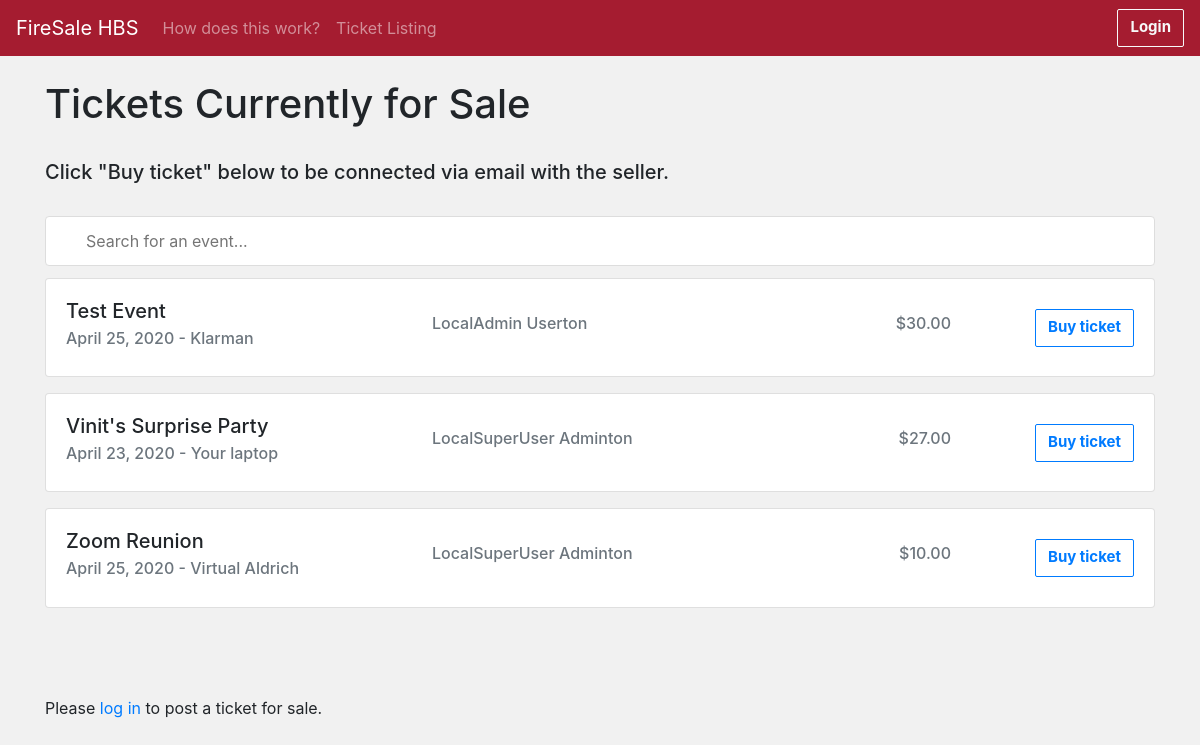
Screenshot of /add_stock.html with the database file from the repository.
### quotes/models.py (models this page shows)
class Stock(models.Model):
    ticker = models.TextField()
    tickerlong = models.TextField(default="default")
    date = models.DateField(default=date.today)
    location = models.TextField(default="default")
    price = models.DecimalField(decimal_places=2,max_digits=10,default=0.00)
    user_whole_name = models.TextField(default="default")
    seller_email = models.EmailField(default="default@default.com")
    def __str__(self):
        return self.tickerlong

### quotes/views.py (the view)
# urls.py: path('add_stock.html', views.add_stock, name="add_stock"),
def add_stock(request):
    if request.method == 'POST':
        form = StockForm(request.POST or None)
        if form.is_valid():
            form.save()
            messages.info(request, ("Your ticket has been listed!"))
            return redirect('add_stock')
    else:
        form = "noform"
    ticker = Stock.objects.all()
    return render(request, 'add_stock.html', {'ticker': ticker, 'form': form})

### quotes/templates/add_stock.html (shortened to what this page needs)
{% extends 'base.html' %}
{% block content %}
<h1>Tickets Currently for Sale</h1>
<h5>Click "Buy ticket" below to be connected via email with the seller.</h5>
<input type="text" id="searchTicketInput" onkeyup="searchTicket()" placeholder="Search for an event..." title="Type in the name of an event">
        {% for item in ticker %}
          <div class="card mb-3">
            <div class="card-body">
              <div class="row">
                <div class="col-sm-4">
                  <h5 class="card-title">{{item}}</h5>
                  <h6 class="card-subtitle mb-2 text-muted">{{item.date}} - {{item.location}}</h6>
                </div>
                <div class="col-sm-4 my-auto">
                  <h6 class="text-muted">{{item.user_whole_name}}</h6>
                </div>
                <div class="col-sm-2 my-auto d-flex justify-content-end">
                  <h6 class="text-muted">${{item.price}}</h6>
                </div>
                <div class="col-sm-2 my-auto d-flex justify-content-end">
                  {% if user.is_authenticated %}
                  <a href="{% url 'delete' item.id %}" class="btn btn-outline-primary">Buy ticket</a>
                  {% else %}
                  <a href="{% url 'login' %}" class="btn btn-outline-primary">Buy ticket</a>
                  {% endif %}
                </div>
                </div>
            </div>
          </div>
        {% endfor %}
{% if user.is_authenticated %}
  {% for field in form %}
  {% for error in field.errors %}
    <p style="color: red">{{ error }}</p>
  {% endfor %}
  {% endfor %}
<p>
  <button class="btn btn-primary" type="button" data-toggle="collapse" data-target="#collapseAddForm" aria-expanded="false" aria-controls="collapseAddForm">
    Add a ticket for sale
  </button>
</p>
<div class="collapse" id="collapseAddForm">
  <div class="float-left card card-body">
  <div class="float-left login-form">
    <form action="{% url 'add_stock' %}" class="form my-2 my-lg-0" method="POST">
        {% csrf_token %}
      <h5 class="text-center">Tell us about the ticket you're selling</h5>
      <div class="form-group"><input class="form-control mr-sm-2" type="search" placeholder="Event Name" aria-label="Search" name="tickerlong"></div>
      <div class="form-group"><input class="form-control mr-sm-2" type="date" placeholder="Date" aria-label="Search" name="date"></div>
      <div class="form-group"><input class="form-control mr-sm-2" type="text" placeholder="Location" aria-label="Search" name="location"></div>
      <div class="form-group"><input class="form-control mr-sm-2" type="number" placeholder="Asking Price" aria-label="Search" name="price"></div>
      <div class="form-group"><input type="hidden" name="user_whole_name" value="{{ user.get_full_name }}"></div>
      <div class="form-group"><input type="hidden" name="seller_email" value="{{ user.email }}"></div>
      <div class="form-group"><button class="btn btn-outline-primary my-2 my-sm-0" type="submit">Post Ticket</button>
    </form>
  </div>
</div>
</div>
{% else %}
  <span>Please <a href="{% url 'login' %}">log in</a> to post a ticket for sale.</span>
{% endif %}
{% endblock %}

### quotes/templates/base.html (shortened to what this page needs)
<!doctype html>
<html lang="en">
  <head>
    <link rel="stylesheet" href="https://stackpath.bootstrapcdn.com/bootstrap/4.4.1/css/bootstrap.min.css">
  </head>
  <body>
    <nav class="navbar navbar-expand-lg navbar-dark" style="background-color: #A51C30;">
        <a class="navbar-brand" href="{% url 'home' %}">FireSale HBS</a>
        <div class="collapse navbar-collapse" id="navbarSupportedContent">
          <ul class="navbar-nav mr-auto">
            <li class="nav-item">
              <a class="nav-link" href="{% url 'about' %}">How does this work?</a>
            </li>
            <li class="nav-item">
                <a class="nav-link" href="{% url 'add_stock' %}">Ticket Listing</a>
            </li>
          </ul>
          {% if user.is_authenticated %}
          <span class="navbar-text mr-2 align-middle">Welcome, {{ user.get_short_name }}!</span>
          <a class="btn btn-outline-light" href="{% url 'logout' %}">Logout</a>
          {% else %}
          <a class="btn btn-outline-light" href="{% url 'login' %}">Login</a>
          {% endif %}
        </div>
      </nav>
    <div class="container">
        <br/>
        {% block content %}
        {% endblock %}
    </div>
  </body>
</html>

### quotes/templates/base.html (style rules this page uses)
body { background-color: #f1f1f1; }
.form-control, .btn { min-height: 38px; border-radius: 2px; }
.btn { font-size: 15px; font-weight: bold; }
#searchTicketInput { background-image: url('https://image.flaticon.com/icons/svg/2089/2089805.svg'); background-size: auto 50%; background-position: 10px 10px; background-repeat: no-repeat; width: 100%; font-size: 16px; padding: 12px 20px 12px 40px; border: 1px solid #ddd; border-radius: .25rem; margin-bottom: 12px; }

### rows the page displays
Stock: tickerlong "Test Event", date "April 25, 2020", location "Klarman", user_whole_name "LocalAdmin Userton", price "30.00"
Stock: tickerlong "Vinit's Surprise Party", date "April 23, 2020", location "Your laptop", user_whole_name "LocalSuperUser Adminton", price "27.00"
Stock: tickerlong "Zoom Reunion", date "April 25, 2020", location "Virtual Aldrich", user_whole_name "LocalSuperUser Adminton", price "10.00"
